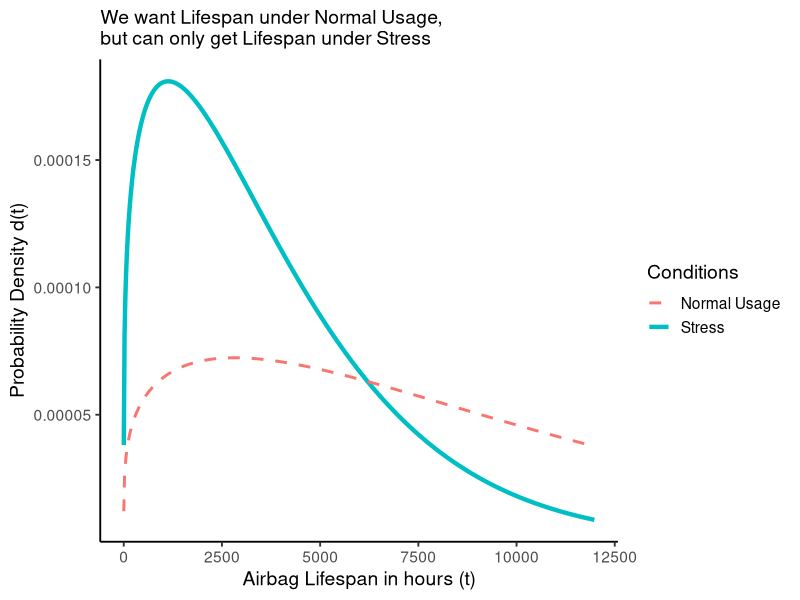
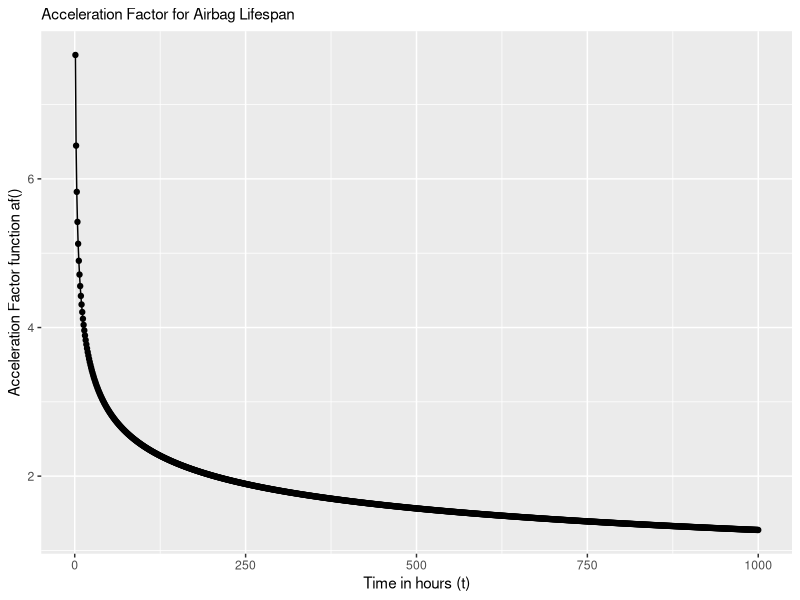
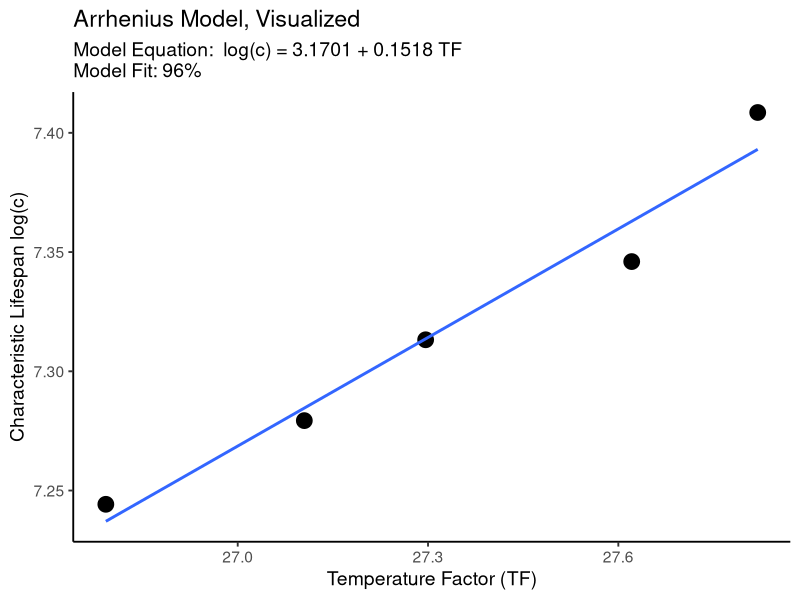
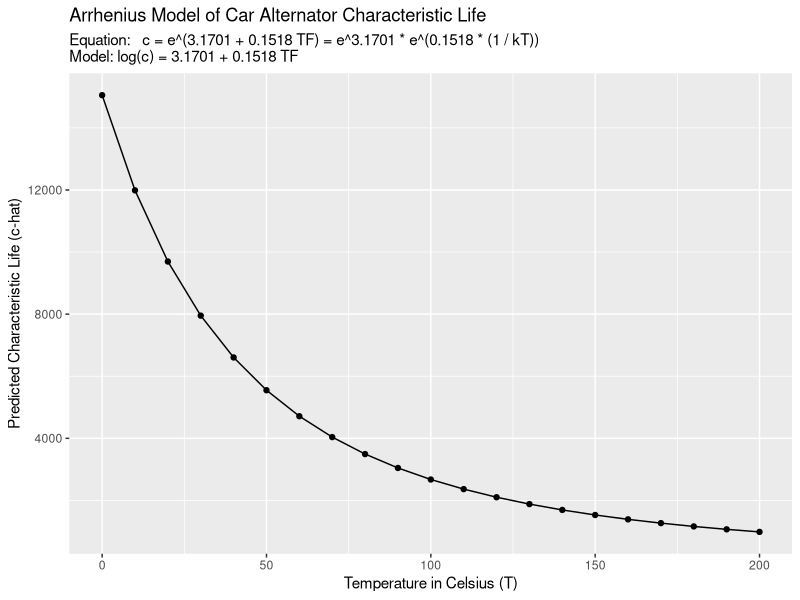
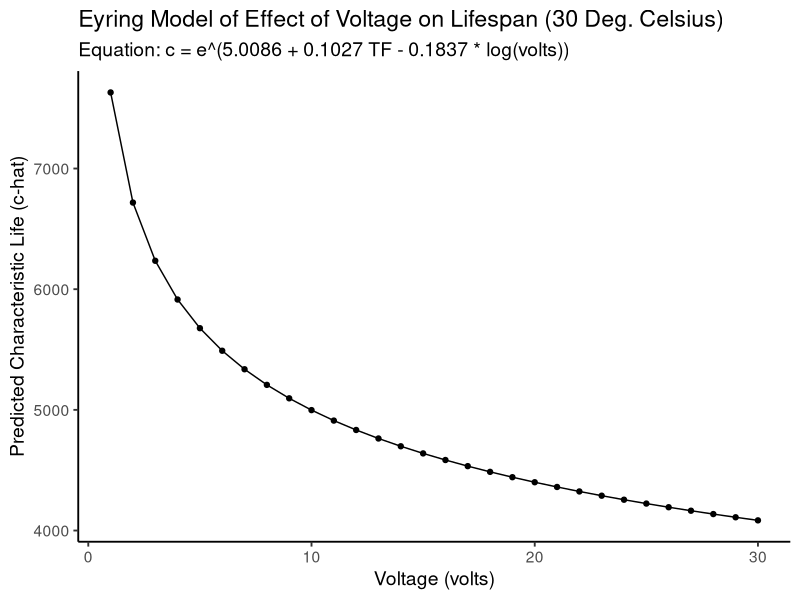

R code for these plots, in order:
## ---- chunk 1
nm = loadedNamespaces()
if("mosaicCalc" %in% nm){ detach(name = "package:mosaicCalc", unload = TRUE) }
if("mosaic" %in% nm){ detach(name = "package:mosaic", unload = TRUE) }

library(tidyverse)
library(knitr)
library(kableExtra)

knitr::opts_chunk$set(cache = FALSE, message = FALSE, warning = FALSE)
## ---- chunk 2
knitr::include_graphics("https://c.tenor.com/5duS2KkYJGAAAAAC/lego-car.gif")
## ---- chunk 3
# Load packages
library(tidyverse)
library(broom)
# Load specific function to environment
select = dplyr::select
## ---- chunk 4
# But this does.
tibble(x = c(1,2), y = x + 2)
## ---- chunk 5
# Let's write ourselves a speedy weibull density function 'd()'
d = function(t, m, c){
  (m / t) * (t / c)^m * exp(-1*(t/c)^m)
  # or dweibull(t, scale = c, shape = m)
}

airbags <- data.frame(t = seq(1, 12000, by = 20)) %>%
  mutate(d_stress = d(t, c = 4100, m = 1.25)) %>%
  # Suppose the lifespans under normal usage are just off by a factor of ~2.5
  # then we could project the PDF under normal usage like:
  mutate(d_usage = d(t = t / 2.5, c = 4100, m = 1.25) / 2.5)

ggplot() +
  # Plot the PDF under stress conditions 
  geom_line(data = airbags, mapping = aes(x = t, y = d_stress, color = "Stress"), 
            size = 1.5) +
  # Plot the PDF under normal usage conditions
  geom_line(data = airbags, mapping = aes(x = t, y = d_usage, color = "Normal Usage"), 
            size = 1, linetype = "dashed") +
  # Add a nice theme and clear labels
  theme_classic(base_size = 14) +
  labs(x = "Airbag Lifespan in hours (t)", y = "Probability Density d(t)",
       color = "Conditions", 
       subtitle = "We want Lifespan under Normal Usage,\nbut can only get Lifespan under Stress")
## ---- chunk 6
# Let's write an acceleration factor function!
af = function(t){
  # Find density under stress
  ds <- d(t, m = 1.25, c = 4100)
  # Find density function under normal conditions
  du <- d(t, m = 1.5, c = 4500)
  
  # Since f_u(t) = f_s(t) x AF,
  # then AF = f_s(t) / f_u(t)  = ds / du
  ds / du
}
## ---- chunk 7
data.frame(
  time = 1:1000,
  af = af(1:1000)
) %>% 
  # Visualize it!
  ggplot(mapping = aes(x = time, y = af)) +
  geom_line() + geom_point() +
  labs(subtitle = "Acceleration Factor for Airbag Lifespan",
       y = "Acceleration Factor function af()",
       x = "Time in hours (t)")
## ---- chunk 8
# Let's write a weibull quantile function
q = function(p, c, m){  qweibull(p, scale = c, shape = m)  }

# Get median under stress
median_s <- q(0.5, c = 4100, m = 1.25)
# Get median under normal conditions
median_u <- q(0.5, c = 4500, m = 1.5)

# Calculate it!
af = median_u / median_s
# Check the Acceleration Factor!
af
## ---- chunk 9
remove(af, median_s, median_u, q, d)
## ---- chunk 10
# Given an acceleration factor of 35
af <- 35

# Write a failure function
f = function(t, lambda){ 1 - exp(-t*lambda) }


# Method 1:
# Failure  Function = fu(t) = fs(t/AF)
f(t = 40000 / af, lambda = 1 / 4500)

# Method 2:
# We know that lambda = zu(t) = zs(t/AF) / AF
# so... plus that in for lambda
f(t = 40000, lambda = 1 / (4500 * af) )
## ---- chunk 11
remove(af, f)
## ---- chunk 12
# Write failure function
f = function(t, lambda){ 1 - exp(-t*lambda) }

# Failure  Function = fu(t) = fs(t/AF)
# 0.10 = fu(t = 40000) = 1 - exp(-40000*lambda)
# log(1 - 0.10) = -40000*lambda
lambda_u = -log(0.90) / 40000

lambda_s = 1/4500



# Get ratio between these parameters
# lambda_u = 1 / af * lambda_s
# so...
af = lambda_s / lambda_u

# Check acceleration factor!
af
## ---- chunk 13
remove(lambda_u, lambda_s, af, f)
## ---- chunk 14
alt <- tibble(
  # Characteristic life in hours
  c = c(1400, 1450, 1500, 1550, 1650),
  # Temperature in Celsius
  temp = c(160, 155, 152, 147, 144),
  # Temperature Factor (a standardized unit)
  tf = 1 / (1 / 11605 * (temp + 273.15)),
  # Voltage, in volts
  volts = c(17, 16.5, 14.5, 14, 13),
  # Hours of life spent by time of test
  time = c(1200, 1000, 950, 600, 500),
  # Performance Rating, in Amps
  rating = c(60, 70, 80, 90, 100))
## ---- chunk 15
g <- alt %>%
  ggplot(mapping = aes(x = tf, y = log(c) )) +
  geom_point(size = 5) + # Add scatterplot points
  geom_smooth(method = "lm", se = FALSE) # Make line of best fit, using lm() - a linear model
  # we can write 'se = FALSE' (standard error = FALSE) to get rid of the confidence interval
## ---- chunk 16
g + 
  # Add theme
  theme_classic(base_size = 14) +
  # Add labels
  labs(title = "Arrhenius Model, Visualized",
       subtitle = "Model Equation:  log(c) = 3.1701 + 0.1518 TF    \nModel Fit: 96%",
       # We can add a line-break in the subtitle by writing \n
       x = "Temperature Factor (TF)", y = "Characteristic Lifespan log(c)")
## ---- chunk 17
m1 <- alt %>%
  lm(formula = log(c) ~ tf)
## ---- chunk 18
m1 %>% glance() %>% select(r.squared)
## ---- chunk 19
m1
## ---- chunk 20
# For any value of tf, we can now calculate c_hat.
# We write the model equation for log(c), then exponentiate it with exp()!
c_hat = function(tf){ exp( 3.1701 + 0.1518*tf) }

# Test it!
c_hat(tf = 28)
## ---- chunk 21
# Or better yet, let's calculate temperature factor 'tf' too,
# so we only have to supply a temperature in Celsius
tf = function(temp){
  k = 1 / 11605   # Get Boltzmann's constant
  1 / (k * (temp + 273.15)) # Get TF!
}
# Now predict c_hat for 30, 60, and 90 degrees celsius!
c_hat = function(temp){  exp( 3.1701 + 0.1518*tf(temp))  }

c(30, 60, 90) %>% c_hat()
## ---- chunk 22
fakedata <- tibble(
  temp = seq(0, 200, by = 10),
  tf = tf(temp))
# Check the first 3 rows!
fakedata %>% head(3)
## ---- chunk 23
m1 %>% predict(newdata = fakedata)
## ---- chunk 24
m1 %>% predict(newdata = fakedata) %>% exp()
## ---- chunk 25
fakedata <- tibble(
  temp = seq(0, 200, by = 10),
  tf = tf(temp),
  # Predict c_hat
  c_hat = predict(m1, newdata = tibble(tf)) %>% exp())
# View the first 3 rows!
fakedata %>% head(3)
## ---- chunk 26
g2 <- fakedata %>%
  ggplot(mapping = aes(x = temp, y = c_hat)) +
  geom_line() +
  geom_point()

# add some labels!
g2 + 
  labs(x = "Temperature in Celsius (T)", y = "Predicted Characteristic Life (c-hat)",
       title = "Arrhenius Model of Car Alternator Characteristic Life",
       # Here's a little trick for cleanly adding linebreaks in subtitles:
       # Just write a paste() function
       subtitle = paste(
         "Equation:   c = e^(3.1701 + 0.1518 TF) = e^3.1701 * e^(0.1518 * (1 / kT))",
         "Model: log(c) = 3.1701 + 0.1518 TF", sep = "\n"))
## ---- chunk 27
m2 <- alt %>%
  lm(formula = log(c) ~ tf + log(volts) )
# See our model equation!
m2
## ---- chunk 28
fakedata <- tibble(
  # Hold temperature constant
  temp = 30,
  tf = tf(temp),
  # But vary volts
  volts = seq(from = 1, to = 30, by = 1),
  # Predict c_hat
  c_hat = predict(m2, newdata = tibble(tf, volts)) %>% exp())
## ---- chunk 29
fakedata %>%
  ggplot(mapping = aes(x = volts, y = c_hat)) +
  geom_line() +
  geom_point() +
  theme_classic(base_size = 14) +
  labs(title = "Eyring Model of Effect of Voltage on Lifespan (30 Deg. Celsius)",
       subtitle = "Equation: c = e^(5.0086 + 0.1027 TF - 0.1837 * log(volts))",
       x = "Voltage (volts)", y = "Predicted Characteristic Life (c-hat)")
## ---- chunk 30
alt %>%
  lm(formula = log(rating) ~ time) %>%
  glance() %>% select(r.squared)
## ---- chunk 31
alt %>%
  lm(formula = log(rating) ~ I(volts * time) )
## ---- chunk 32
m3 <- alt %>%
  lm(formula = log(c) ~ tf + log(volts) + I(volts * time))
# Really good fit!
m3 %>%  glance()
## ---- chunk 33
knitr::include_graphics("https://media4.giphy.com/media/9ADoZQgs0tyww/giphy.gif")
## ---- chunk 34
# Let's write the Weibull density and failure function, as always...
d = function(t, c, m){  (m / t) * (t / c)^m * exp(-1*(t/c)^m)   }
f = function(t, c, m){ 1 - exp(-1*((t/c)^m)) }
## ---- chunk 35
fb = function(t, tb, a, c, m){ 
  # Change in probability of failure
  delta_failure <- f(t = t + a*tb, c, m) - f(t = a*tb, c, m)  
  # Reliability after burn-in period
  reliability <- 1 - f(t = a*tb, c, m)
  # conditional probability of failure
  delta_failure / reliability
}
## ---- chunk 36
# 1000 hours after burn-in
# with a burn-in period of 100 hours
# an acceleration factor of 20
# characteristic life c = 2000 hours
# and
# shape parameter m = 1.5
fb(t = 1000, tb = 100, a = 20, c = 2000, m = 1.5)
## ---- chunk 37
# And we'll write the condition
db = function(t, tb, a, c, m){  
  density <- d(t = t + a*tb, c, m)
  reliability <- 1 - f(t = a*tb, c, m)
  # get conditional density
  density / reliability
}
## ---- chunk 38
db(t = 1000, tb = 100, a = 20, c = 2000, m = 1.5)
## ---- chunk 39
# Let's write Weibull density, failure, and reliability functions
d = function(t, c, m){  (m / t) * (t / c)^m * exp(-1*(t/c)^m)   }
f = function(t, c, m){ 1 - exp(-1*((t/c)^m)) }
r = function(t, c, m){ 1 - f(t,c,m) }
## ---- chunk 40
# Let's load in our crosstable
wheels <- tibble(
  label = c("[0,1000]", "(1000,2000]", "(2000,3000]", "(3000,4000]", "(4000,5000]"),
  t = c(500, 1500, 2500, 3500, 4500),
  temp_100 = c(106, 66, 22, 4, 2), # out of 200 wheels
  temp_150 = c(125, 25, 25, 15, 10), # out of 175 wheels
  temp_200 = c(140, 30, 15, 10, 15)) # out of 300 wheels

# Check it!
wheels
## ---- chunk 41
# Let's write our crosstable's likelihood function
ll = function(t, x, par){
  r = sum(x)   # Get total failures
  n = 200       # Record total sampel size
  tmax = max(t) # Record last time step
  
  # Get the product of the log-densities at each time step, for all failures then
  prob_d = ((d(t, c = par[1], m = par[2]) %>% log()) * x) %>% sum()
  
  # For the last time step, get the probability of each remaining unit surviving 
  prob_r = r(t = tmax, c = par[1], m = par[2])^(n - r) %>% log()
  # Get joint log-likelihood
  prob_d + prob_r
}

# And let's run MLE!
mle100 <- optim(par = c(1000, 1), t = wheels$t,  x = wheels$temp_100,  fn = ll, 
                control = list(fnscale = -1))
# Our characteristic life and shape parameter m!
mle100$par
## ---- chunk 42
# Let's write our crosstable's likelihood function
ll = function(t, x1, x2, x3, par){
  # Get total failures
  r1 = sum(x1)  
  r2 = sum(x2)  
  r3 = sum(x3)  
  # Record total sample size in each
  n1 = 200       
  n2 = 175
  n3 = 300
  tmax = max(t) # Record last time step
  
  # Get the product of the log-densities at each time step, for all failures then
  prob_d1 = ((d(t, c = par[1], m = par[4]) %>% log()) * x1) %>% sum()
  prob_d2 = ((d(t, c = par[2], m = par[4]) %>% log()) * x2) %>% sum()
  prob_d3 = ((d(t, c = par[3], m = par[4]) %>% log()) * x3) %>% sum()
  
  # For the last time step, get the probability of each remaining unit surviving 
  prob_r1 = r(t = tmax, c = par[1], m = par[4])^(n1 - r1) %>% log()
  prob_r2 = r(t = tmax, c = par[2], m = par[4])^(n2 - r2) %>% log()
  prob_r3 = r(t = tmax, c = par[3], m = par[4])^(n3 - r3) %>% log()
  
  # Get joint log-likelihood, across ALL vectors
  prob_d1 + prob_r1 + prob_d2 + prob_r2 + prob_d3 + prob_r3
}

# And let's run MLE!
mle <- optim(par = c(1000, 1000, 1000, 1), t = wheels$t,  
                x1 = wheels$temp_100,  
                x2 = wheels$temp_150,  
                x3 = wheels$temp_200,  
                fn = ll,  control = list(fnscale = -1))
# Check out our 3 characteristic life parameters, 
# for temp_100, temp_150, and temp_200, and our shared shape parameter!
mle$par
## ---- chunk 43
# Remember our function to calculate temperature factors
tf = function(temp){  1 / ((1 / 11605) * (temp + 273.15)) }

# Let's collect our parameter estimates
param <- tibble(
  # For each temperature
  temp = c(100, 150, 200),
  # report the MLE c estimates
  c = mle$par[1:3],
  # and the shared MLE m estimate
  m = mle$par[4],
  # and Calculate TF (for each temperature...)
  # This will be our independent variable
  tf = tf(temp))

# Check it!
param
## ---- chunk 44
m4 <- param %>%
  lm(formula = log(c) ~ tf)
# Pretty good fit (93%)
m4 %>% glance()
## ---- chunk 45
rm(list = ls())
